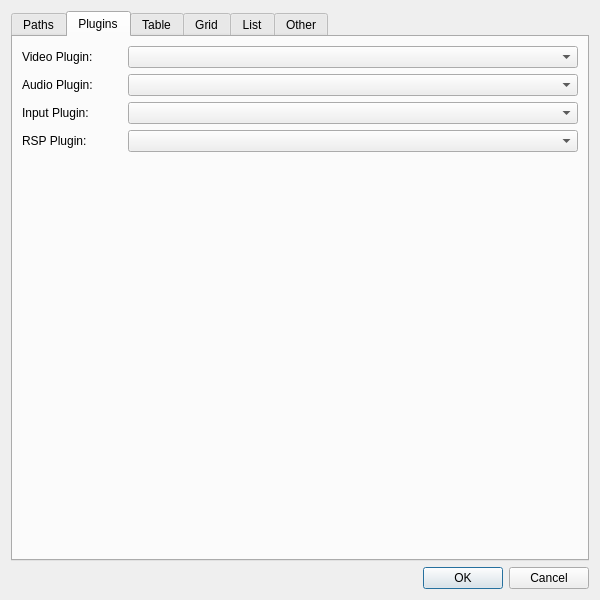
<?xml version="1.0" encoding="UTF-8"?>
<ui version="4.0">
 <class>SettingsDialog</class>
 <widget class="QDialog" name="SettingsDialog">
  <property name="geometry">
   <rect>
    <x>0</x>
    <y>0</y>
    <width>600</width>
    <height>600</height>
   </rect>
  </property>
  <property name="minimumSize">
   <size>
    <width>550</width>
    <height>575</height>
   </size>
  </property>
  <property name="windowTitle">
   <string>Settings</string>
  </property>
  <layout class="QGridLayout" name="gridLayout_3">
   <item row="3" column="0">
    <widget class="QDialogButtonBox" name="buttonBox">
     <property name="orientation">
      <enum>Qt::Horizontal</enum>
     </property>
     <property name="standardButtons">
      <set>QDialogButtonBox::Cancel|QDialogButtonBox::Ok</set>
     </property>
    </widget>
   </item>
   <item row="1" column="0">
    <widget class="QTabWidget" name="tabWidget">
     <property name="tabShape">
      <enum>QTabWidget::Rounded</enum>
     </property>
     <property name="currentIndex">
      <number>1</number>
     </property>
     <widget class="QWidget" name="pathsWidget">
      <attribute name="title">
       <string>Paths</string>
      </attribute>
      <layout class="QGridLayout" name="gridLayout">
       <item row="0" column="0">
        <widget class="QGroupBox" name="paths">
         <property name="title">
          <string>Mupen64Plus Files</string>
         </property>
         <layout class="QGridLayout" name="gridLayout_4">
          <item row="0" column="0">
           <layout class="QGridLayout" name="pathsLayout">
            <item row="2" column="1">
             <widget class="QLineEdit" name="dataPath"/>
            </item>
            <item row="2" column="2">
             <widget class="QPushButton" name="dataButton">
              <property name="text">
               <string>Browse...</string>
              </property>
             </widget>
            </item>
            <item row="3" column="2">
             <widget class="QPushButton" name="configButton">
              <property name="text">
               <string>Browse...</string>
              </property>
             </widget>
            </item>
            <item row="1" column="1">
             <widget class="QLineEdit" name="pluginPath"/>
            </item>
            <item row="3" column="1">
             <widget class="QLineEdit" name="configPath"/>
            </item>
            <item row="3" column="0">
             <widget class="QLabel" name="configPathLabel">
              <property name="text">
               <string>Config directory:</string>
              </property>
             </widget>
            </item>
            <item row="0" column="2">
             <widget class="QPushButton" name="emulatorButton">
              <property name="text">
               <string>Browse...</string>
              </property>
             </widget>
            </item>
            <item row="1" column="0">
             <widget class="QLabel" name="pluginPathLabel">
              <property name="text">
               <string>Plugins directory:</string>
              </property>
             </widget>
            </item>
            <item row="1" column="2">
             <widget class="QPushButton" name="pluginButton">
              <property name="text">
               <string>Browse...</string>
              </property>
             </widget>
            </item>
            <item row="0" column="0">
             <widget class="QLabel" name="emulatorPathLabel">
              <property name="text">
               <string>Mupen64Plus executable: </string>
              </property>
             </widget>
            </item>
            <item row="0" column="1">
             <widget class="QLineEdit" name="emulatorPath"/>
            </item>
            <item row="2" column="0">
             <widget class="QLabel" name="dataPathLabel">
              <property name="text">
               <string>Data directory:</string>
              </property>
             </widget>
            </item>
           </layout>
          </item>
         </layout>
        </widget>
       </item>
       <item row="2" column="0">
        <spacer name="pathsSpacer">
         <property name="orientation">
          <enum>Qt::Vertical</enum>
         </property>
         <property name="sizeHint" stdset="0">
          <size>
           <width>20</width>
           <height>40</height>
          </size>
         </property>
        </spacer>
       </item>
       <item row="1" column="0">
        <widget class="QGroupBox" name="roms">
         <property name="maximumSize">
          <size>
           <width>16777215</width>
           <height>120</height>
          </size>
         </property>
         <property name="title">
          <string>ROM Directories</string>
         </property>
         <layout class="QGridLayout" name="gridLayout_9">
          <item row="0" column="0">
           <layout class="QGridLayout" name="romLayout">
            <item row="0" column="0">
             <widget class="QListWidget" name="romList">
              <property name="minimumSize">
               <size>
                <width>0</width>
                <height>0</height>
               </size>
              </property>
              <property name="maximumSize">
               <size>
                <width>16777215</width>
                <height>80</height>
               </size>
              </property>
              <property name="baseSize">
               <size>
                <width>0</width>
                <height>0</height>
               </size>
              </property>
              <property name="toolTip">
               <string>Mupen64Plus-Qt will search for all .z64, .v64, .n64, and .zip files in these directories</string>
              </property>
             </widget>
            </item>
            <item row="0" column="1">
             <widget class="QWidget" name="listActionWidget" native="true">
              <property name="maximumSize">
               <size>
                <width>16777215</width>
                <height>80</height>
               </size>
              </property>
              <layout class="QVBoxLayout" name="verticalLayout">
               <item>
                <widget class="QPushButton" name="romAddButton">
                 <property name="text">
                  <string>Add...</string>
                 </property>
                </widget>
               </item>
               <item>
                <widget class="QPushButton" name="romRemoveButton">
                 <property name="text">
                  <string>Remove</string>
                 </property>
                </widget>
               </item>
              </layout>
             </widget>
            </item>
           </layout>
          </item>
         </layout>
        </widget>
       </item>
      </layout>
     </widget>
     <widget class="QWidget" name="pluginsWidget">
      <attribute name="title">
       <string>Plugins</string>
      </attribute>
      <layout class="QGridLayout" name="gridLayout_12">
       <item row="0" column="0">
        <layout class="QGridLayout" name="pluginsLayout" columnstretch="0,1" columnminimumwidth="100,0">
         <item row="0" column="0">
          <widget class="QLabel" name="videoLabel">
           <property name="text">
            <string>Video Plugin:</string>
           </property>
          </widget>
         </item>
         <item row="1" column="0">
          <widget class="QLabel" name="audioLabel">
           <property name="text">
            <string>Audio Plugin:</string>
           </property>
          </widget>
         </item>
         <item row="2" column="0">
          <widget class="QLabel" name="inputLabel">
           <property name="text">
            <string>Input Plugin:</string>
           </property>
          </widget>
         </item>
         <item row="3" column="0">
          <widget class="QLabel" name="rspLabel">
           <property name="text">
            <string>RSP Plugin:</string>
           </property>
          </widget>
         </item>
         <item row="0" column="1">
          <widget class="QComboBox" name="videoBox"/>
         </item>
         <item row="1" column="1">
          <widget class="QComboBox" name="audioBox"/>
         </item>
         <item row="2" column="1">
          <widget class="QComboBox" name="inputBox"/>
         </item>
         <item row="3" column="1">
          <widget class="QComboBox" name="rspBox"/>
         </item>
        </layout>
       </item>
       <item row="1" column="0">
        <spacer name="pluginsVSpacer">
         <property name="orientation">
          <enum>Qt::Vertical</enum>
         </property>
         <property name="sizeHint" stdset="0">
          <size>
           <width>20</width>
           <height>40</height>
          </size>
         </property>
        </spacer>
       </item>
      </layout>
     </widget>
     <widget class="QWidget" name="tableWidget">
      <attribute name="title">
       <string>Table</string>
      </attribute>
      <layout class="QGridLayout" name="gridLayout_8">
       <item row="0" column="1">
        <layout class="QGridLayout" name="tableViewLayout">
         <property name="leftMargin">
          <number>20</number>
         </property>
         <property name="topMargin">
          <number>0</number>
         </property>
         <item row="2" column="0">
          <widget class="QLabel" name="tableSizeLabel">
           <property name="text">
            <string>Image:</string>
           </property>
          </widget>
         </item>
         <item row="2" column="1">
          <widget class="QComboBox" name="tableSizeBox"/>
         </item>
         <item row="1" column="3">
          <widget class="QListWidget" name="tableCurrentList">
           <property name="minimumSize">
            <size>
             <width>160</width>
             <height>250</height>
            </size>
           </property>
           <property name="maximumSize">
            <size>
             <width>160</width>
             <height>300</height>
            </size>
           </property>
          </widget>
         </item>
         <item row="1" column="4">
          <widget class="QWidget" name="tableSortWidget" native="true">
           <property name="maximumSize">
            <size>
             <width>16777215</width>
             <height>80</height>
            </size>
           </property>
           <layout class="QGridLayout" name="gridLayout_5">
            <item row="0" column="0">
             <layout class="QVBoxLayout" name="tableSortLayout" stretch="0,0">
              <item>
               <widget class="QToolButton" name="tableSortDownButton">
                <property name="text">
                 <string>...</string>
                </property>
                <property name="arrowType">
                 <enum>Qt::UpArrow</enum>
                </property>
               </widget>
              </item>
              <item>
               <widget class="QToolButton" name="tableSortUpButton">
                <property name="text">
                 <string>...</string>
                </property>
                <property name="arrowType">
                 <enum>Qt::DownArrow</enum>
                </property>
               </widget>
              </item>
             </layout>
            </item>
           </layout>
          </widget>
         </item>
         <item row="1" column="0" colspan="2">
          <widget class="QListWidget" name="tableAvailableList">
           <property name="minimumSize">
            <size>
             <width>160</width>
             <height>250</height>
            </size>
           </property>
           <property name="maximumSize">
            <size>
             <width>160</width>
             <height>300</height>
            </size>
           </property>
          </widget>
         </item>
         <item row="1" column="2">
          <widget class="QWidget" name="tableToggleWidget" native="true">
           <property name="maximumSize">
            <size>
             <width>16777215</width>
             <height>80</height>
            </size>
           </property>
           <layout class="QGridLayout" name="gridLayout_7">
            <item row="0" column="0">
             <layout class="QVBoxLayout" name="tableToggleLayout">
              <item>
               <widget class="QToolButton" name="tableAddButton">
                <property name="text">
                 <string>...</string>
                </property>
                <property name="arrowType">
                 <enum>Qt::RightArrow</enum>
                </property>
               </widget>
              </item>
              <item>
               <widget class="QToolButton" name="tableRemoveButton">
                <property name="text">
                 <string>...</string>
                </property>
                <property name="arrowType">
                 <enum>Qt::LeftArrow</enum>
                </property>
               </widget>
              </item>
             </layout>
            </item>
           </layout>
          </widget>
         </item>
         <item row="0" column="3">
          <widget class="QLabel" name="tableCurrentLabel">
           <property name="text">
            <string>Current Columns:</string>
           </property>
          </widget>
         </item>
         <item row="0" column="0" colspan="2">
          <widget class="QLabel" name="tableAvailableLabel">
           <property name="text">
            <string>Available Columns:</string>
           </property>
          </widget>
         </item>
         <item row="2" column="3" colspan="2">
          <widget class="QCheckBox" name="tableStretchOption">
           <property name="text">
            <string>Stretch First Column</string>
           </property>
          </widget>
         </item>
        </layout>
       </item>
       <item row="0" column="0">
        <spacer name="tableHSpacer1">
         <property name="orientation">
          <enum>Qt::Horizontal</enum>
         </property>
         <property name="sizeHint" stdset="0">
          <size>
           <width>40</width>
           <height>20</height>
          </size>
         </property>
        </spacer>
       </item>
       <item row="0" column="2">
        <spacer name="tableHSpacer2">
         <property name="orientation">
          <enum>Qt::Horizontal</enum>
         </property>
         <property name="sizeHint" stdset="0">
          <size>
           <width>40</width>
           <height>20</height>
          </size>
         </property>
        </spacer>
       </item>
       <item row="1" column="1">
        <spacer name="tableVSpacer">
         <property name="orientation">
          <enum>Qt::Vertical</enum>
         </property>
         <property name="sizeHint" stdset="0">
          <size>
           <width>20</width>
           <height>40</height>
          </size>
         </property>
        </spacer>
       </item>
      </layout>
     </widget>
     <widget class="QWidget" name="gridWidget">
      <attribute name="title">
       <string>Grid</string>
      </attribute>
      <layout class="QGridLayout" name="gridLayout7">
       <item row="1" column="0">
        <widget class="QGroupBox" name="gridText">
         <property name="title">
          <string>ROM Label</string>
         </property>
         <layout class="QGridLayout" name="gridLayout5">
          <item row="0" column="0">
           <layout class="QGridLayout" name="gridTextLayout" columnstretch="0,0" columnminimumwidth="150,0">
            <property name="sizeConstraint">
             <enum>QLayout::SetMinAndMaxSize</enum>
            </property>
            <item row="0" column="0">
             <widget class="QLabel" name="labelLabel">
              <property name="text">
               <string>Show Label:</string>
              </property>
             </widget>
            </item>
            <item row="1" column="1">
             <widget class="QComboBox" name="labelTextBox">
              <property name="minimumSize">
               <size>
                <width>150</width>
                <height>0</height>
               </size>
              </property>
              <property name="maximumSize">
               <size>
                <width>150</width>
                <height>16777215</height>
               </size>
              </property>
             </widget>
            </item>
            <item row="1" column="0">
             <widget class="QLabel" name="labelTextLabel">
              <property name="text">
               <string>Label Text:</string>
              </property>
             </widget>
            </item>
            <item row="0" column="1">
             <widget class="QCheckBox" name="labelOption">
              <property name="text">
               <string/>
              </property>
             </widget>
            </item>
            <item row="2" column="0">
             <widget class="QLabel" name="labelColorLabel">
              <property name="text">
               <string>Label Color:</string>
              </property>
             </widget>
            </item>
            <item row="2" column="1">
             <widget class="QComboBox" name="labelColorBox">
              <property name="maximumSize">
               <size>
                <width>100</width>
                <height>16777215</height>
               </size>
              </property>
             </widget>
            </item>
           </layout>
          </item>
          <item row="0" column="1">
           <spacer name="gridHSpacer2">
            <property name="orientation">
             <enum>Qt::Horizontal</enum>
            </property>
            <property name="sizeHint" stdset="0">
             <size>
              <width>40</width>
              <height>20</height>
             </size>
            </property>
           </spacer>
          </item>
         </layout>
        </widget>
       </item>
       <item row="2" column="0">
        <widget class="QGroupBox" name="groupBox">
         <property name="title">
          <string>Other</string>
         </property>
         <layout class="QGridLayout" name="gridLayout6">
          <item row="2" column="0">
           <layout class="QGridLayout" name="gridOtherLayout" columnstretch="0,1,1,0" columnminimumwidth="150,0,0,0">
            <item row="1" column="3">
             <widget class="QPushButton" name="backgroundButton">
              <property name="text">
               <string>Browse...</string>
              </property>
             </widget>
            </item>
            <item row="1" column="0">
             <widget class="QLabel" name="backgroundLabel">
              <property name="text">
               <string>Custom Background:</string>
              </property>
             </widget>
            </item>
            <item row="2" column="0">
             <widget class="QLabel" name="gridSortLabel">
              <property name="text">
               <string>Sorting:</string>
              </property>
             </widget>
            </item>
            <item row="1" column="1" colspan="2">
             <widget class="QLineEdit" name="backgroundPath"/>
            </item>
            <item row="2" column="2" colspan="2">
             <widget class="QCheckBox" name="gridDescendingOption">
              <property name="text">
               <string>Descending</string>
              </property>
             </widget>
            </item>
            <item row="2" column="1">
             <widget class="QComboBox" name="gridSortBox">
              <property name="maximumSize">
               <size>
                <width>150</width>
                <height>16777215</height>
               </size>
              </property>
             </widget>
            </item>
            <item row="0" column="0">
             <widget class="QLabel" name="bgThemeLabel">
              <property name="text">
               <string>Background:</string>
              </property>
             </widget>
            </item>
            <item row="0" column="1">
             <widget class="QComboBox" name="bgThemeBox"/>
            </item>
           </layout>
          </item>
         </layout>
        </widget>
       </item>
       <item row="0" column="0">
        <widget class="QGroupBox" name="gridImage">
         <property name="title">
          <string>ROM Image</string>
         </property>
         <layout class="QGridLayout" name="gridLayout4">
          <item row="0" column="1">
           <spacer name="gridHSpacer1">
            <property name="orientation">
             <enum>Qt::Horizontal</enum>
            </property>
            <property name="sizeHint" stdset="0">
             <size>
              <width>40</width>
              <height>20</height>
             </size>
            </property>
           </spacer>
          </item>
          <item row="0" column="0">
           <layout class="QGridLayout" name="gridImageLayout" rowstretch="0,0,0,0" columnstretch="0,0,0" columnminimumwidth="150,0,0">
            <property name="leftMargin">
             <number>0</number>
            </property>
            <property name="topMargin">
             <number>0</number>
            </property>
            <property name="rightMargin">
             <number>0</number>
            </property>
            <property name="bottomMargin">
             <number>0</number>
            </property>
            <item row="2" column="0">
             <widget class="QLabel" name="shadowInactiveLabel">
              <property name="text">
               <string>Shadow Inactive Color:</string>
              </property>
             </widget>
            </item>
            <item row="3" column="0">
             <widget class="QLabel" name="shadowActiveLabel">
              <property name="text">
               <string>Shadow Active Color:</string>
              </property>
             </widget>
            </item>
            <item row="1" column="0">
             <widget class="QLabel" name="columnCountLabel">
              <property name="text">
               <string>Columns:</string>
              </property>
             </widget>
            </item>
            <item row="0" column="0">
             <widget class="QLabel" name="gridSizeLabel">
              <property name="text">
               <string>Image Size:</string>
              </property>
             </widget>
            </item>
            <item row="3" column="1">
             <widget class="QComboBox" name="shadowActiveBox">
              <property name="maximumSize">
               <size>
                <width>100</width>
                <height>16777215</height>
               </size>
              </property>
             </widget>
            </item>
            <item row="1" column="1">
             <widget class="QSpinBox" name="columnCountBox">
              <property name="maximumSize">
               <size>
                <width>100</width>
                <height>16777215</height>
               </size>
              </property>
              <property name="minimum">
               <number>1</number>
              </property>
              <property name="maximum">
               <number>20</number>
              </property>
             </widget>
            </item>
            <item row="0" column="1">
             <widget class="QComboBox" name="gridSizeBox">
              <property name="maximumSize">
               <size>
                <width>100</width>
                <height>16777215</height>
               </size>
              </property>
              <property name="editable">
               <bool>false</bool>
              </property>
             </widget>
            </item>
            <item row="2" column="1">
             <widget class="QComboBox" name="shadowInactiveBox">
              <property name="maximumSize">
               <size>
                <width>100</width>
                <height>16777215</height>
               </size>
              </property>
             </widget>
            </item>
            <item row="1" column="2">
             <widget class="QCheckBox" name="autoColumnOption">
              <property name="text">
               <string>Adjust Automatically</string>
              </property>
             </widget>
            </item>
           </layout>
          </item>
         </layout>
        </widget>
       </item>
       <item row="3" column="0">
        <spacer name="gridVSpacer">
         <property name="orientation">
          <enum>Qt::Vertical</enum>
         </property>
         <property name="sizeHint" stdset="0">
          <size>
           <width>20</width>
           <height>40</height>
          </size>
         </property>
        </spacer>
       </item>
      </layout>
     </widget>
     <widget class="QWidget" name="listWidget">
      <attribute name="title">
       <string>List</string>
      </attribute>
      <layout class="QGridLayout" name="gridLayout_30">
       <item row="0" column="2">
        <spacer name="listHSpacer2">
         <property name="orientation">
          <enum>Qt::Horizontal</enum>
         </property>
         <property name="sizeHint" stdset="0">
          <size>
           <width>40</width>
           <height>20</height>
          </size>
         </property>
        </spacer>
       </item>
       <item row="0" column="1">
        <layout class="QGridLayout" name="listViewLayout">
         <property name="leftMargin">
          <number>20</number>
         </property>
         <property name="topMargin">
          <number>0</number>
         </property>
         <item row="0" column="3">
          <widget class="QLabel" name="listCurrentLabel">
           <property name="text">
            <string>Current Items:</string>
           </property>
          </widget>
         </item>
         <item row="1" column="2">
          <widget class="QWidget" name="listToggleWidget" native="true">
           <property name="maximumSize">
            <size>
             <width>16777215</width>
             <height>80</height>
            </size>
           </property>
           <layout class="QGridLayout" name="gridLayout8">
            <item row="0" column="0">
             <layout class="QVBoxLayout" name="listToggleLayout">
              <item>
               <widget class="QToolButton" name="listAddButton">
                <property name="text">
                 <string>...</string>
                </property>
                <property name="arrowType">
                 <enum>Qt::RightArrow</enum>
                </property>
               </widget>
              </item>
              <item>
               <widget class="QToolButton" name="listRemoveButton">
                <property name="text">
                 <string>...</string>
                </property>
                <property name="arrowType">
                 <enum>Qt::LeftArrow</enum>
                </property>
               </widget>
              </item>
             </layout>
            </item>
           </layout>
          </widget>
         </item>
         <item row="1" column="0" colspan="2">
          <widget class="QListWidget" name="listAvailableList">
           <property name="maximumSize">
            <size>
             <width>160</width>
             <height>250</height>
            </size>
           </property>
          </widget>
         </item>
         <item row="1" column="4">
          <widget class="QWidget" name="listSortWidget" native="true">
           <property name="maximumSize">
            <size>
             <width>16777215</width>
             <height>80</height>
            </size>
           </property>
           <layout class="QGridLayout" name="gridLayout9">
            <item row="0" column="0">
             <layout class="QVBoxLayout" name="listSortLayout" stretch="0,0">
              <item>
               <widget class="QToolButton" name="listSortDownButton">
                <property name="text">
                 <string>...</string>
                </property>
                <property name="arrowType">
                 <enum>Qt::UpArrow</enum>
                </property>
               </widget>
              </item>
              <item>
               <widget class="QToolButton" name="listSortUpButton">
                <property name="text">
                 <string>...</string>
                </property>
                <property name="arrowType">
                 <enum>Qt::DownArrow</enum>
                </property>
               </widget>
              </item>
             </layout>
            </item>
           </layout>
          </widget>
         </item>
         <item row="1" column="3">
          <widget class="QListWidget" name="listCurrentList">
           <property name="maximumSize">
            <size>
             <width>160</width>
             <height>250</height>
            </size>
           </property>
          </widget>
         </item>
         <item row="0" column="0" colspan="2">
          <widget class="QLabel" name="listAvailableLabel">
           <property name="text">
            <string>Available Items:</string>
           </property>
          </widget>
         </item>
         <item row="3" column="0">
          <widget class="QLabel" name="listSizeLabel">
           <property name="text">
            <string>Image Size:</string>
           </property>
          </widget>
         </item>
         <item row="6" column="3">
          <widget class="QCheckBox" name="listDescendingOption">
           <property name="text">
            <string>Descending</string>
           </property>
          </widget>
         </item>
         <item row="6" column="0">
          <widget class="QLabel" name="listSortLabel">
           <property name="text">
            <string>Sorting:</string>
           </property>
          </widget>
         </item>
         <item row="6" column="1" colspan="2">
          <widget class="QComboBox" name="listSortBox">
           <property name="maximumSize">
            <size>
             <width>130</width>
             <height>16777215</height>
            </size>
           </property>
          </widget>
         </item>
         <item row="3" column="1" colspan="2">
          <widget class="QComboBox" name="listSizeBox"/>
         </item>
         <item row="2" column="3" colspan="2">
          <widget class="QCheckBox" name="listHeaderOption">
           <property name="text">
            <string>First Item as Header</string>
           </property>
          </widget>
         </item>
         <item row="2" column="0" colspan="3">
          <widget class="QCheckBox" name="listCoverOption">
           <property name="text">
            <string>Display Cover Image</string>
           </property>
          </widget>
         </item>
         <item row="4" column="0">
          <widget class="QLabel" name="listTextLabel">
           <property name="text">
            <string>Text Size:</string>
           </property>
          </widget>
         </item>
         <item row="5" column="0">
          <widget class="QLabel" name="listThemeLabel">
           <property name="text">
            <string>Theme:</string>
           </property>
          </widget>
         </item>
         <item row="4" column="1" colspan="2">
          <widget class="QComboBox" name="listTextBox"/>
         </item>
         <item row="5" column="1" colspan="2">
          <widget class="QComboBox" name="listThemeBox"/>
         </item>
        </layout>
       </item>
       <item row="0" column="0">
        <spacer name="listHSpacer1">
         <property name="orientation">
          <enum>Qt::Horizontal</enum>
         </property>
         <property name="sizeHint" stdset="0">
          <size>
           <width>40</width>
           <height>20</height>
          </size>
         </property>
        </spacer>
       </item>
       <item row="1" column="1">
        <spacer name="listVSpacer">
         <property name="orientation">
          <enum>Qt::Vertical</enum>
         </property>
         <property name="sizeHint" stdset="0">
          <size>
           <width>20</width>
           <height>40</height>
          </size>
         </property>
        </spacer>
       </item>
      </layout>
     </widget>
     <widget class="QWidget" name="otherWidget">
      <attribute name="title">
       <string>Other</string>
      </attribute>
      <layout class="QGridLayout" name="gridLayout_2">
       <item row="0" column="0">
        <layout class="QGridLayout" name="otherLayout">
         <property name="leftMargin">
          <number>10</number>
         </property>
         <property name="topMargin">
          <number>10</number>
         </property>
         <item row="0" column="0" colspan="2">
          <widget class="QLabel" name="downloadLabel">
           <property name="minimumSize">
            <size>
             <width>330</width>
             <height>0</height>
            </size>
           </property>
           <property name="text">
            <string>Download Game Information (thegamesdb.net):</string>
           </property>
          </widget>
         </item>
         <item row="2" column="0">
          <widget class="QLabel" name="languageLabel">
           <property name="text">
            <string>Language:</string>
           </property>
          </widget>
         </item>
         <item row="0" column="2">
          <widget class="QCheckBox" name="downloadOption">
           <property name="text">
            <string/>
           </property>
          </widget>
         </item>
         <item row="1" column="0">
          <widget class="QLabel" name="parametersLabel">
           <property name="minimumSize">
            <size>
             <width>150</width>
             <height>0</height>
            </size>
           </property>
           <property name="text">
            <string>Additional Parameters:</string>
           </property>
          </widget>
         </item>
         <item row="1" column="1" colspan="2">
          <widget class="QLineEdit" name="parametersLine">
           <property name="toolTip">
            <string>&lt;html&gt;&lt;head/&gt;&lt;body&gt;&lt;p&gt;Use to pass additional parameters to Mupen64Plus (cheats, etc.). See &lt;a href=&quot;http://mupen64plus.org/wiki/index.php?title=UIConsoleUsage&quot;&gt;&lt;span style=&quot; text-decoration: underline; color:#0057ae;&quot;&gt;http://mupen64plus.org/wiki/index.php?title=UIConsoleUsage&lt;/span&gt;&lt;/a&gt; for more information.&lt;/p&gt;&lt;/body&gt;&lt;/html&gt;</string>
           </property>
          </widget>
         </item>
         <item row="2" column="1" colspan="2">
          <widget class="QComboBox" name="languageBox"/>
         </item>
        </layout>
       </item>
       <item row="2" column="0">
        <spacer name="otherVSpacer">
         <property name="orientation">
          <enum>Qt::Vertical</enum>
         </property>
         <property name="sizeHint" stdset="0">
          <size>
           <width>20</width>
           <height>40</height>
          </size>
         </property>
        </spacer>
       </item>
       <item row="0" column="1">
        <spacer name="otherHSpacer">
         <property name="orientation">
          <enum>Qt::Horizontal</enum>
         </property>
         <property name="sizeHint" stdset="0">
          <size>
           <width>40</width>
           <height>20</height>
          </size>
         </property>
        </spacer>
       </item>
       <item row="1" column="0" colspan="2">
        <widget class="QLabel" name="languageInfoLabel">
         <property name="text">
          <string>&lt;b&gt;Note:&lt;/b&gt; Language changes will not take place until application restart.</string>
         </property>
         <property name="wordWrap">
          <bool>true</bool>
         </property>
         <property name="indent">
          <number>10</number>
         </property>
        </widget>
       </item>
      </layout>
     </widget>
    </widget>
   </item>
  </layout>
 </widget>
 <tabstops>
  <tabstop>tabWidget</tabstop>
  <tabstop>emulatorPath</tabstop>
  <tabstop>pluginPath</tabstop>
  <tabstop>dataPath</tabstop>
  <tabstop>configPath</tabstop>
  <tabstop>emulatorButton</tabstop>
  <tabstop>pluginButton</tabstop>
  <tabstop>dataButton</tabstop>
  <tabstop>configButton</tabstop>
  <tabstop>romList</tabstop>
  <tabstop>romAddButton</tabstop>
  <tabstop>romRemoveButton</tabstop>
  <tabstop>videoBox</tabstop>
  <tabstop>audioBox</tabstop>
  <tabstop>inputBox</tabstop>
  <tabstop>rspBox</tabstop>
  <tabstop>tableAvailableList</tabstop>
  <tabstop>tableAddButton</tabstop>
  <tabstop>tableRemoveButton</tabstop>
  <tabstop>tableCurrentList</tabstop>
  <tabstop>tableSortDownButton</tabstop>
  <tabstop>tableSortUpButton</tabstop>
  <tabstop>tableSizeBox</tabstop>
  <tabstop>tableStretchOption</tabstop>
  <tabstop>gridSizeBox</tabstop>
  <tabstop>columnCountBox</tabstop>
  <tabstop>autoColumnOption</tabstop>
  <tabstop>shadowInactiveBox</tabstop>
  <tabstop>shadowActiveBox</tabstop>
  <tabstop>labelOption</tabstop>
  <tabstop>labelTextBox</tabstop>
  <tabstop>labelColorBox</tabstop>
  <tabstop>bgThemeBox</tabstop>
  <tabstop>backgroundPath</tabstop>
  <tabstop>backgroundButton</tabstop>
  <tabstop>gridSortBox</tabstop>
  <tabstop>gridDescendingOption</tabstop>
  <tabstop>listAvailableList</tabstop>
  <tabstop>listAddButton</tabstop>
  <tabstop>listRemoveButton</tabstop>
  <tabstop>listCurrentList</tabstop>
  <tabstop>listSortDownButton</tabstop>
  <tabstop>listSortUpButton</tabstop>
  <tabstop>listCoverOption</tabstop>
  <tabstop>listHeaderOption</tabstop>
  <tabstop>listSizeBox</tabstop>
  <tabstop>listTextBox</tabstop>
  <tabstop>listThemeBox</tabstop>
  <tabstop>listSortBox</tabstop>
  <tabstop>listDescendingOption</tabstop>
  <tabstop>downloadOption</tabstop>
  <tabstop>parametersLine</tabstop>
  <tabstop>languageBox</tabstop>
 </tabstops>
 <resources/>
 <connections/>
</ui>
